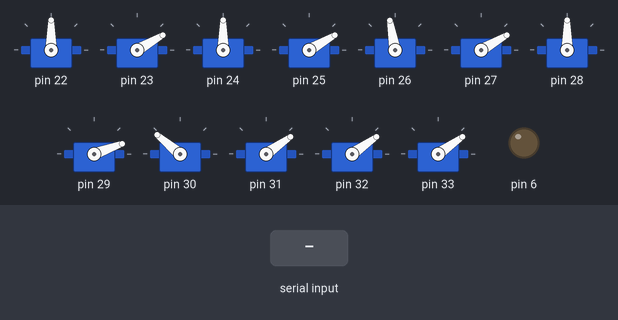
This sketch was run on a simulated Arduino Uno, built with avr-gcc and run on an emulated ATmega328P. Shown: 12 × servo, output pins drawn as LEDs (lit = HIGH). The test bench sets the inputs (shaded band).

Above: at 1.2 s.
1.3 s: "9022\n" received over Serial
At 3.4 s:
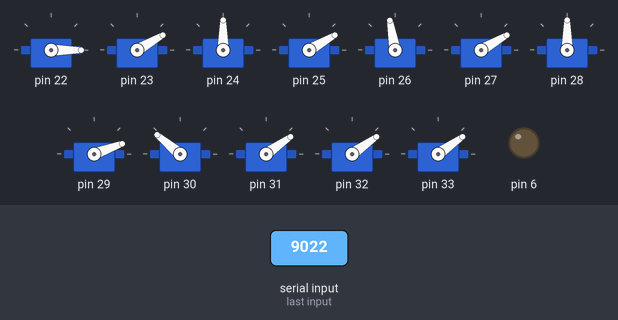
3.8 s: "9023\n" received over Serial
At 5.4 s:
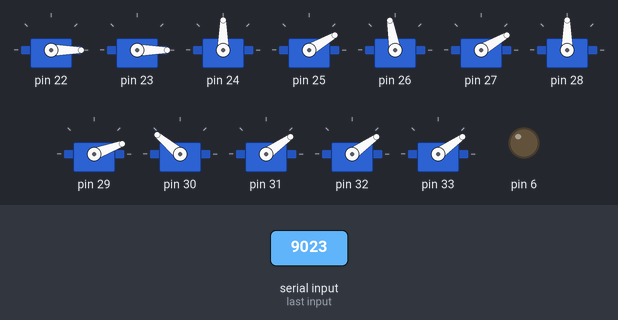
6.3 s: "9024\n" received over Serial
At 8.4 s:
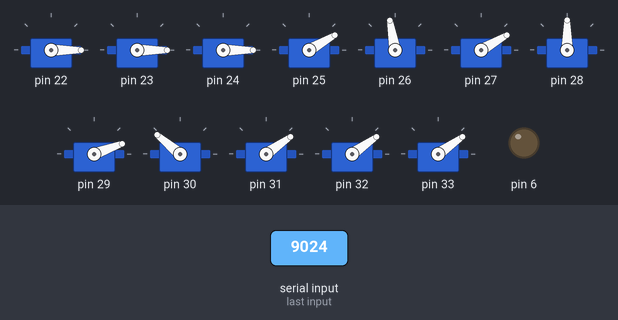
Timing chart, 0 to 9.9 s (numbered marks = the images above; inputs shaded):
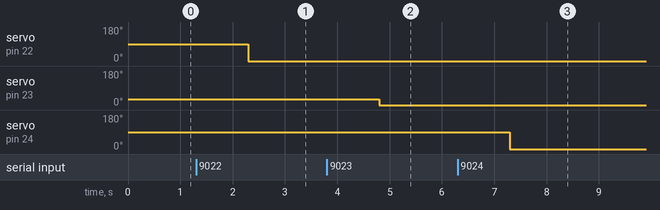

The sketch:

UnityRobot1.ino
```cpp
#include <Servo.h>
#define SERVO_NUM 24
#define MAX_PORT 45
#define LEFT_SHOULDER_RAISE 0
#define LEFT_SHOULDER_ROTATE 1
#define LEFT_SHOULDER_TWIST 2
#define LEFT_ELBOW 3
#define RIGHT_SHOULDER_RAISE 4
#define RIGHT_SHOULDER_ROTATE 5
#define RIGHT_SHOULDER_TWIST 6
#define RIGHT_ELBOW 7
#define LEFT_HAND_WRIST 8
#define LEFT_HAND_PINKY 9
#define LEFT_HAND_RING 10
#define LEFT_HAND_MID 11
#define LEFT_HAND_INDEX 12
#define LEFT_HAND_THUMB 13
#define RIGHT_HAND_WRIST 14
#define RIGHT_HAND_PINKY 15
#define RIGHT_HAND_RING 16
#define RIGHT_HAND_MID 17
#define RIGHT_HAND_INDEX 18
#define RIGHT_HAND_THUMB 19
#define HEAD_ROLL_MINUS 20
#define HEAD_ROLL_PLUS 21
#define HEAD_YAW 22
#define HEAD_PITCH 23


Servo servos[SERVO_NUM];
int i=0;
void setup()
{
  pinMode(6, OUTPUT);
  digitalWrite(7, LOW);
  for (int j=0 ; j<SERVO_NUM ;j++)
  {
    servos[j].attach(j+(MAX_PORT-SERVO_NUM+1));
  }
  //Default pose initialization
  servos[0].write(90);
  servos[1].write(30);
  servos[2].write(90);
  servos[3].write(30);
  servos[4].write(100);
  servos[5].write(30);
  servos[6].write(90);
  servos[7].write(20);
  servos[8].write(140);
  servos[9].write(35);
  servos[10].write(35);
  servos[11].write(35);
  servos[12].write(35);
  servos[13].write(35);
  servos[14].write(35);
  servos[15].write(35);
  servos[16].write(35);
  servos[17].write(35);
  servos[18].write(35);
  servos[19].write(35);
  servos[20].write(90);
  servos[21].write(90);
  servos[22].write(100);
  servos[23].write(110);

  Serial.begin(115200);
}

void loop()
{

}

void serialEvent(){
  if(Serial.available()>0)
  {
    int data =  Serial.parseInt();
      switch (data){
      case 9020:
        //Serial.parseInt();
        digitalWrite(7, LOW);
        break;
      case 9021:
        //Serial.parseInt();
        digitalWrite(7, HIGH);
        break;
      case 9022:
        servos[LEFT_SHOULDER_RAISE].write(Serial.parseInt());
        break;
      case 9023:
        servos[LEFT_SHOULDER_ROTATE].write(Serial.parseInt());
        break;
      case 9024:
        servos[LEFT_SHOULDER_TWIST].write(Serial.parseInt());
        break;
      case 9025:
        servos[LEFT_ELBOW].write(Serial.parseInt());
        break;
      case 9026:
        servos[RIGHT_SHOULDER_RAISE].write(Serial.parseInt());
        break;
      case 9027:
        servos[RIGHT_SHOULDER_ROTATE].write(Serial.parseInt());
        break;
      case 9028:
        servos[RIGHT_SHOULDER_TWIST].write(Serial.parseInt());
        break;
      case 9029:
        servos[RIGHT_ELBOW].write(Serial.parseInt());
        break;
      case 9030:
        servos[LEFT_HAND_WRIST].write(Serial.parseInt());
        break;
      case 9031:
        servos[LEFT_HAND_PINKY].write(Serial.parseInt());
        break;
      case 9032:
        servos[LEFT_HAND_RING].write(Serial.parseInt());
        break;
      case 9033:
        servos[LEFT_HAND_MID].write(Serial.parseInt());
        break;
      case 9034:
        servos[LEFT_HAND_INDEX].write(Serial.parseInt());
        break;
      case 9035:
        servos[LEFT_HAND_THUMB].write(Serial.parseInt());
        break;
      case 9036:
        servos[RIGHT_HAND_WRIST].write(Serial.parseInt());
        break;
      case 9037:
        servos[RIGHT_HAND_PINKY].write(Serial.parseInt());
        break;
      case 9038:
        servos[RIGHT_HAND_RING].write(Serial.parseInt());
        break;
      case 9039:
        servos[RIGHT_HAND_MID].write(Serial.parseInt());
        break;
      case 9040:
        servos[RIGHT_HAND_INDEX].write(Serial.parseInt());
        break;
      case 9041:
        servos[RIGHT_HAND_THUMB].write(Serial.parseInt());
        break;
      case 9042:
        servos[HEAD_ROLL_MINUS].write(Serial.parseInt());
        break;
      case 9043:
        servos[HEAD_ROLL_PLUS].write(Serial.parseInt());
        break;
      case 9044:
        servos[HEAD_YAW].write(Serial.parseInt());
        break;
      case 9045:
        servos[HEAD_PITCH].write(Serial.parseInt());
        break;
      }
  }
}
```

Measured:
- after the input at 1.3 s, servo on pin 22: 90° → 0° after 1.0 s
- after the input at 3.8 s, servo on pin 23: 30° → 0° after 1.0 s
- after the input at 6.3 s, servo on pin 24: 90° → 0° after 1.0 s
